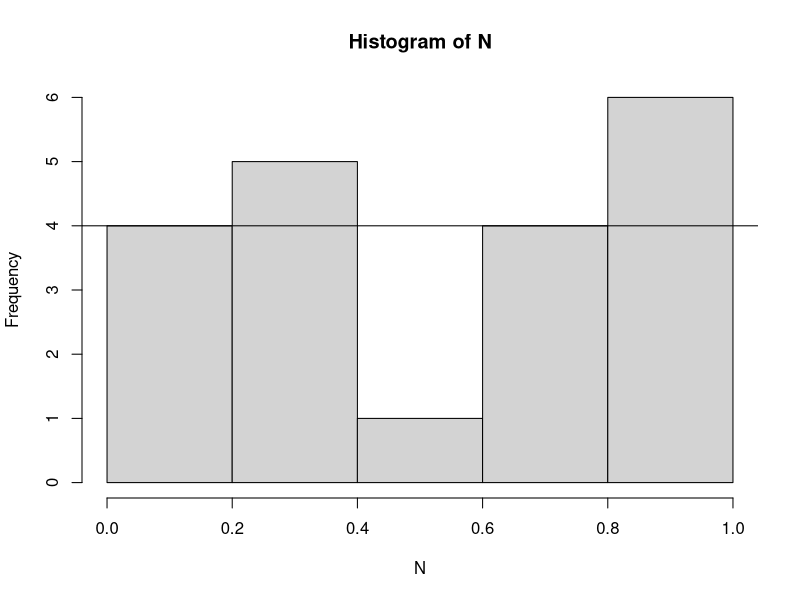
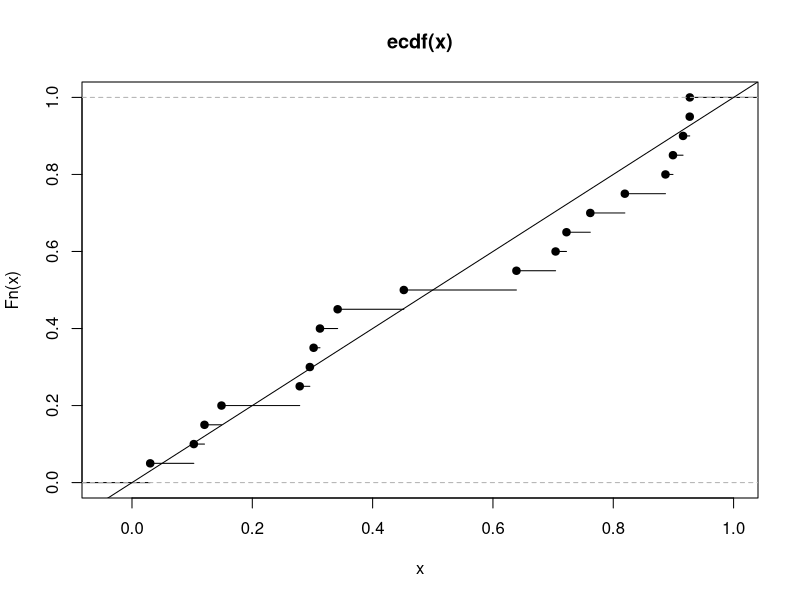
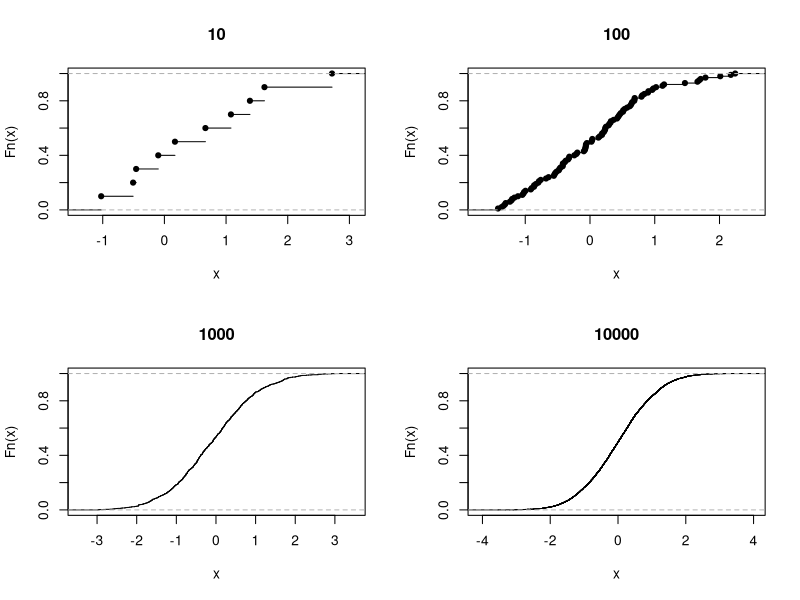
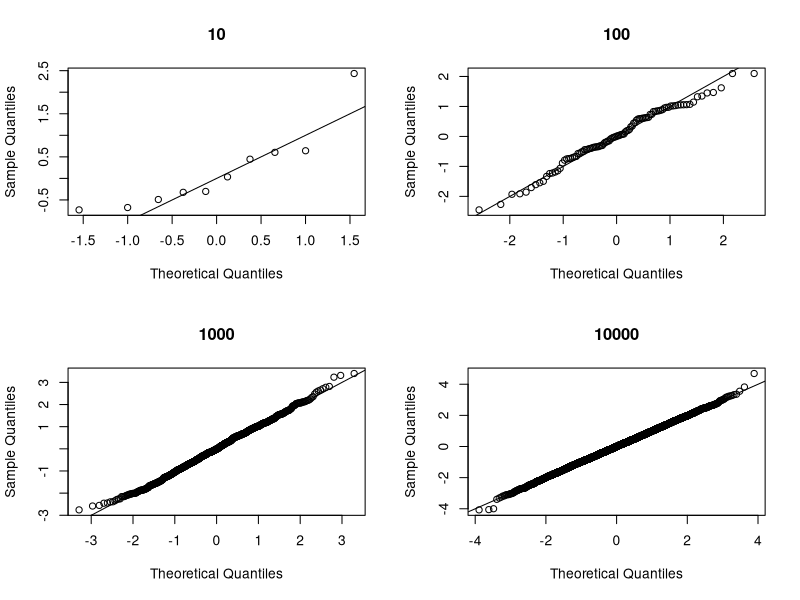

These figures' R source, in order:
N=runif(20,0,1)

hist(N,breaks = 5)
abline(h=4)
## It is expected when we get a uniform distrubution we expect
## they will be equally divided into the no breaks

plot.ecdf(N)
abline(0,1)
## It is expected when we get a uniform distrubution we expect
## when the horizontal line is integrated it will be a str. line with slope 1

par(mfrow=c(2,2))
for (N in c(10,100,1000, 10000)){
  x=rnorm(N)
  plot(ecdf(x), main=N)
}

par(mfrow=c(2,2))
for (N in c(10,100,1000, 10000)){
  x=rnorm(N)
  qqnorm(x,main=N)
  abline(0,1)
}
